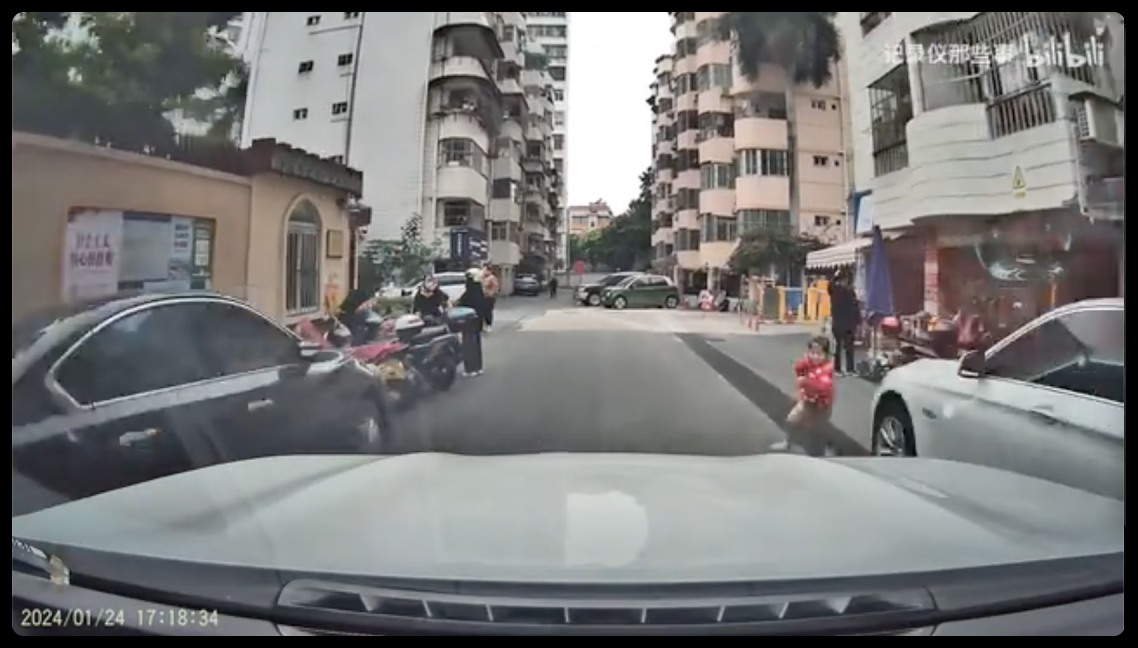
#> input picture img_scenes/鬼探头-littlegirl.png, 3412 x 1944 px (shown at 1/3 size)
$ jupyter execute --allow-errors GPT4V-Nio.ipynb   (shell and % lines are left out)
#> lines starting #> are read from the running program, lines starting #| are printed output that depends on the picture
#> further down, image is the input picture: shape (1944, 3412, 3); mean B, G, R 119.4, 119.8, 119.9
### utilities/video_utilities.py
'''
Purpose:    Common preprocessing utilities for handling image and video
                - Loading image/video
                - Video frame extraction
                - Transformation and rescaling
                - Drawing and displaying
                - Overlay transparent bbox and label
                - Save to disk handling format, compression and naming
                - Trimming
                - Normalize bbox, apply safe calculation
                - Calculate IOU

Author:     Jixin Jia (Gin)
Date:       2023/1/9
'''

from . import config
from PIL import ImageFont, ImageDraw, Image
from matplotlib import pyplot as plt
from urllib.request import urlopen
import cv2
import datetime
import math
import numpy as np
import urllib


# Method to download file (including image) from URL using browser agent and save it locally
# [6 lines left out: function download_to_local, not called in this run]


def resize_down_to_512_max_dim(image):
    h, w = image.shape[:2]
    if (h < 512 and w < 512):
        return image

    new_size = (512 * w // h, 512) if (h > w) else (512, 512 * h // w)
    return cv2.resize(image, new_size, interpolation = cv2.INTER_LINEAR)

# [7 lines left out: function resize_down_to_size_max_dim, not called in this run]

def resize_to_256_square(image):
    return cv2.resize(image, (512,512), interpolation = cv2.INTER_LINEAR)
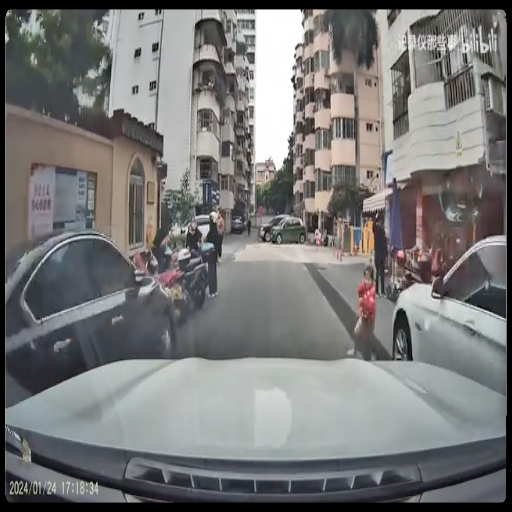
#> returned value: shape (512, 512, 3); mean of channels 0, 1, 2 119.6, 120, 120.1; drawn as B, G, R


# [183 lines left out: functions crop_square_center, update_orientation, PIL_to_opencv, trim_and_save, trim, get_portrait_bbox and 7 more, not called in this run]


# Method to blur the supplied image
def blur_image(image, intensity=5):
    return cv2.blur(image, (intensity, intensity))


# Method to overlay a transparent image ontop of another image
# [29 lines left out: function overlay_transparent, not called in this run]


# Display multiple images in Matplotlib subplots
def show_images(images, titles=None, height=16, width=16, axis='on'):

    # define plot matrix layout
#> called with height = 16, width = 16, axis = 'on'
    n = len(images)
#> n = 1
    if n == 0:
        return None
    elif n >= 4:
        nCols = 4
        nRows = math.ceil(n/4)
    else:
        nCols = n
#> nCols = 1
        nRows = math.ceil(n/3)
#> nRows = 1

    # create figure object
    fig = plt.figure(figsize=(height, width))

    # for each image
    for i, image in enumerate(images):
        # convert to RGB
        image_rgb = cv2.cvtColor(image, cv2.COLOR_BGR2RGB)

        # add subplots to figure
        fig.add_subplot(nRows, nCols, i+1)
        plt.axis(axis)

        # add subtitles
        if titles is not None:
            plt.gca().set_title(titles[i])

        # add images to two subplots
        plt.imshow(image_rgb)
#> this loop made 1 pass

    # set row spacing
    plt.subplots_adjust(hspace=0.4)

    # show entire plot
    plt.show()
    return None


# Display single image in a popup window
# [36 lines left out: functions display_image, calc_iou, not called in this run]

### GPT4V-Nio.ipynb
[cell 1]
import requests
import time
import os

### Generate system prompt using few-shot learning on Image, use jinja2 templates

[cell 2]
import cv2
from utilities import video_utilities as vu

image = cv2.imread("./img_scenes/鬼探头-littlegirl.png")
image = vu.resize_to_256_square(image)
vu.show_images([image])

### Option 1: zero-shot in system prompts

[cell 3]
from jinja2 import Environment, FileSystemLoader
import os, cv2, json, base64
from utilities import video_utilities as vu

def image_to_base64(image_path):
#> called with image_path = './img_scenes/鬼探头-littlegirl.png'
    image = cv2.imread(image_path)
    image = vu.resize_down_to_512_max_dim(image) #1024
#> in resize_down_to_512_max_dim, `return cv2.resize(image, new_size, interpolation = cv2.INTER_LINEAR)`:
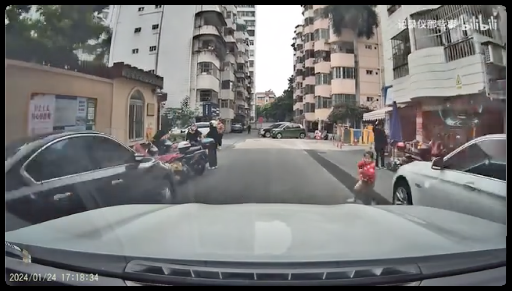
#> returned value: shape (291, 512, 3); mean of channels 0, 1, 2 119.8, 120.2, 120.3; drawn as B, G, R
    new_path = os.path.basename(image_path).split('.')[0] + '_resized.jpg'
    cv2.imwrite(new_path, image, [int(cv2.IMWRITE_JPEG_QUALITY), 60]) #70
    image = cv2.imread(new_path)
#> image: shape (291, 512, 3)
    _, buffer = cv2.imencode('.jpg', image)

    base64_str = base64.b64encode(buffer).decode('utf-8')
    return base64_str

# 转换图片，假设图像存储在同一目录下，构建图像名称到Base64字符串的映射
images_base64 = {
    "鬼探头-littlegirl.png": image_to_base64("./img_scenes/鬼探头-littlegirl.png")
}

# 设置Jinja环境并加载模板,加载综合模板
#> (the rest of this cell did not finish here and is left out)

### Option 2: few-shot system prompt

[cell 4]
from jinja2 import Environment, FileSystemLoader
import os, cv2, json, base64
from utilities import video_utilities as vu

def image_to_base64(image_path):
    image = cv2.imread(image_path)
    image = vu.resize_down_to_512_max_dim(image) #1024
    new_path = os.path.basename(image_path).split('.')[0] + '_resized.jpg'
    cv2.imwrite(new_path, image, [int(cv2.IMWRITE_JPEG_QUALITY), 60]) #70
    image = cv2.imread(new_path)
    _, buffer = cv2.imencode('.jpg', image)

    base64_str = base64.b64encode(buffer).decode('utf-8')
    return base64_str

# 转换图片，假设图像存储在同一目录下，构建图像名称到Base64字符串的映射
#> (the rest of this cell did not finish here and is left out)


# 加载label的JSON文件
with open('./prompts/guitantou_labels.json', 'r') as file:
    images_labels = json.load(file)

# 设置Jinja环境并加载模板,加载综合模板
env = Environment(loader=FileSystemLoader('.'))
template = env.get_template('./prompts/guitantou-prompt_template.jinja2')

# 渲染模板
system_prompt2 = template.render(images_base64=images_base64, images_labels=images_labels)

print(system_prompt2)

#> (a cell that did not finish here is left out)

[cell 6]
import os, threading, json, cv2, base64
from utilities import video_utilities as vu
from utilities import gpt
from jinja2 import Template
import json

from dotenv import load_dotenv
load_dotenv()

api_version = "2024-02-15-preview"
#> (the rest of this cell did not finish here and is left out)

### Create video index and indexing the video - one-time

#### Load the file into blob storage and get a SAS URL

[cell 7]
VIDEO_FILE_SAS_URL="https://videoeliz.blob.core.windows.net/video-container/%E9%AC%BC%E6%8E%A2%E5%A4%B4.mp4?sp=r&st=2024-05-13T14:22:40Z&se=2024-05-31T15:22:40Z&sv=2022-11-02&sr=b&sig=QCXuo7vrQ1le%2B%2FSvU7UcNneVweytWSZkUDEE9Fr2nvs%3D"

[cell 8]
import requests
import time
import os

# [55 lines left out: functions create_video_index, add_video_to_index, wait_for_ingestion_completion, delete_video_index, not called in this run]

#> (a cell that did not finish here is left out)

#> (a cell that did not finish here is left out)

[cell 11]
# Step 2: Add a video file to the index
VIDEO_FILE_SAS_URL="https://videoeliz.blob.core.windows.net/video-container/%E9%AC%BC%E6%8E%A2%E5%A4%B4.mp4?sp=r&st=2024-05-13T14:22:40Z&se=2024-05-31T15:22:40Z&sv=2022-11-02&sr=b&sig=QCXuo7vrQ1le%2B%2FSvU7UcNneVweytWSZkUDEE9Fr2nvs%3D"
video_id="nio-video-1"
#> (the rest of this cell did not finish here and is left out)

#> (a cell that did not finish here is left out)

###  Labeling the video, retrieve possible "鬼探头" frames

#> (a cell that did not finish here is left out)

[cell 14]
## Chat with GPT-4V
# system_message = system_prompt
# system_message = "视频里23秒小女孩突然从右侧的一辆车后跑到本车前方的行为就是“鬼探头”的经典案例。学习该行为，并在视频中找出符合或可能导致鬼探头现象的帧。"
system_message = "在视频中找出符合或可能导致鬼探头现象的帧。"
# user_prompt = "Please identify and annotate the frames in the uploaded video where pedestrians appear and are likely to walk or run in front of the vehicle from behind an obstruction, such as a parked vehicle or roadside object, into the path of oncoming traffic, often causing a potential hazard. Highlight these frames, providing annotations with timestamps and brief descriptions of the pedestrian's location and direction. The pedestrian includes people on the bike and motorcycle as well."
user_prompt="""
鬼探头 refers to pedestrians who are likely to walk or run in front of the vehicle. By definition, it means 在前方有车辆或障碍物阻挡视线，也就是视野盲区，从盲区后面突然蹿出一辆非机动车或行人.
Please identify and annotate the frames in the uploaded video where pedestrians appear and are likely to walk or run in front of the vehicle. Highlight these frames, providing annotations with timestamps and brief descriptions of the pedestrian's location and direction. The pedestrian includes people on the bike and motorcycle as well. Don't miss any possible pedestrian in the video! If multiple pedestrians in a frame are near within an area, point out the person's clothing color so that the maker can identify them.
Use the JSON format to return results, including fields such as 'label_no', "start_time", "end_time", "detailed_description_of_pedestrian_gender_clothescolor_action", "location" , "direction" and "鬼探头 possibility label" for each identified 鬼探头 behavior."
"""
#> (the rest of this cell did not finish here and is left out)
